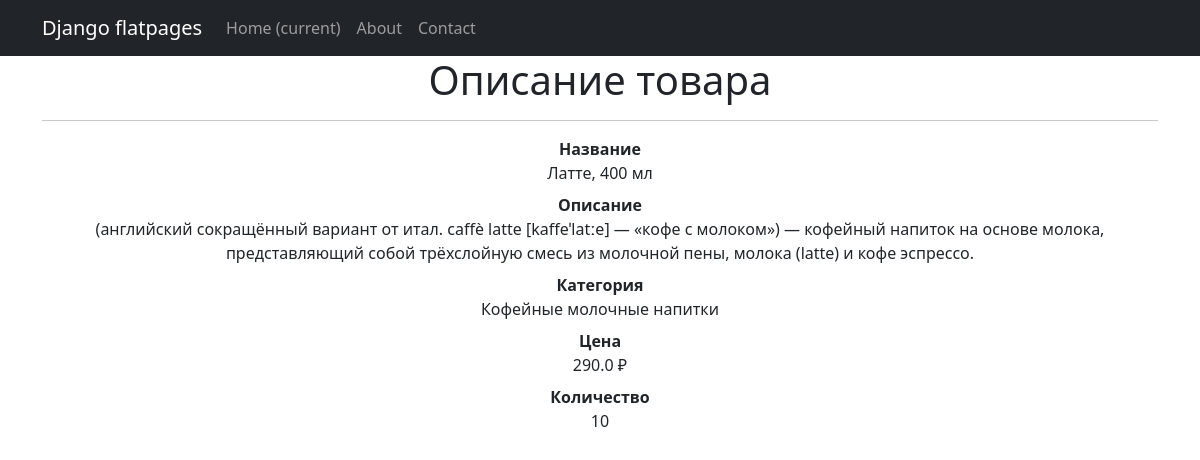
The app's page /products/2 with its own data.
### coffee_shop/models.py (models this page shows, shortened)
class Product(models.Model):
    name = models.CharField(max_length=50, unique=True)
    price = models.FloatField(
        validators=[MinValueValidator(0.0)],
    )
    composition = models.TextField()
    description = models.TextField()
    quantity = models.IntegerField(
        validators=[MinValueValidator(0)],
    )
    category = models.ForeignKey(
        to='Category',
        on_delete=models.CASCADE,
        related_name='products',  # все продукты в категории будут доступны через поле products
    )

class Category(models.Model):
    name = models.CharField(max_length=100, unique=True)

### coffee_shop/views.py (the view)
# urls.py: path('<int:pk>', ProductDetail.as_view(), name='product_detail'),
class ProductDetail(DetailView):
    model = Product
    template_name = 'product.html'
    context_object_name = 'product'

### coffee_shop/templatetags/custom_filters.py (called while the page is built)
@register.filter()
def currency(value, code='rub'):
    postfix = CURRENCIES_SYMBOLS[code]
    return f'{value} {postfix}'

### templates/product.html (shortened to what this page needs)
{% extends 'flatpages/default.html' %}
{% load custom_filters %}
{% load custom_tags %}
{% block content %}
    <h1>Описание товара</h1>
    <hr>
    {% if product %}
        <dl>
            <dt>Название<dt>
            <dd>{{product.name}}</dd>
            <dt>Описание<dt>
            <dd>{{ product.description }}</dd>
            <dt>Категория<dt>
            <dd>{{ product.category.name }}</dd>
            <dt>Цена</dt>
            <dd>{{ product.price|currency }}</dd>
            <dt>Количество</dt>
            <dd>{{ product.quantity }}</dd>
        </dl>
    {% else %}
       <h3>Такого товара нет!</h3>
   {% endif %}
{% endblock content %}

### records on screen
Product: name "Латте, 400 мл", description "(английский сокращённый вариант от итал. caffè latte [kaffeˈlatːe] — «кофе с молоком») — кофейный напиток на основе молока, представляющий собой трёхслойную смесь из молочной пены, молока (latte) и кофе эспрессо.", category.name "Кофейные молочные напитки", price "290.0 ₽", quantity "10"
